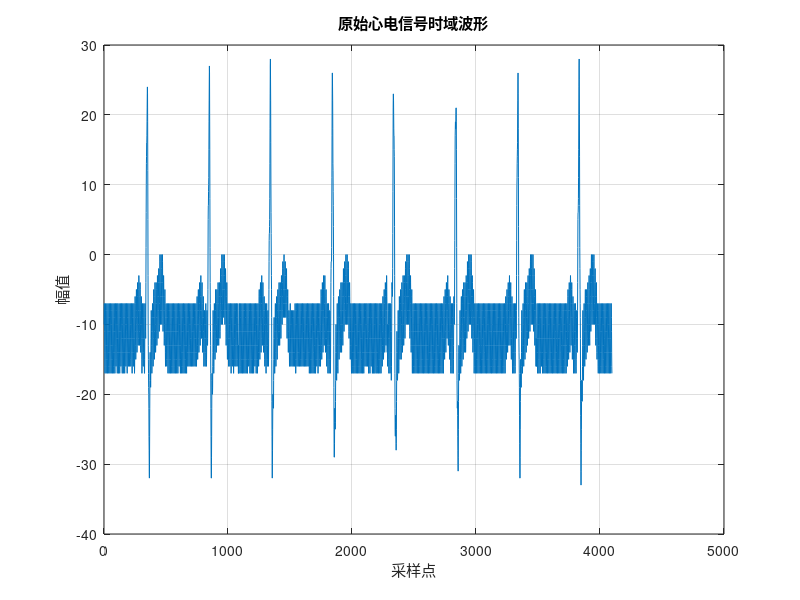
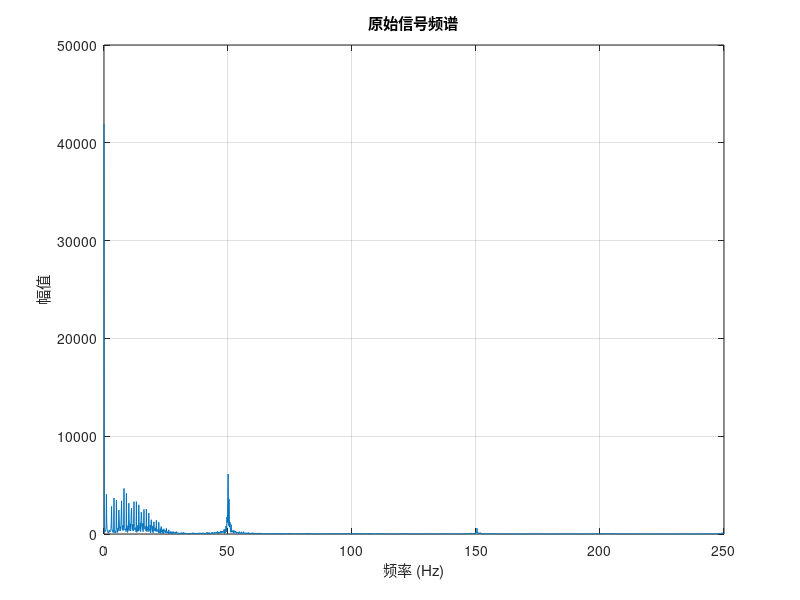
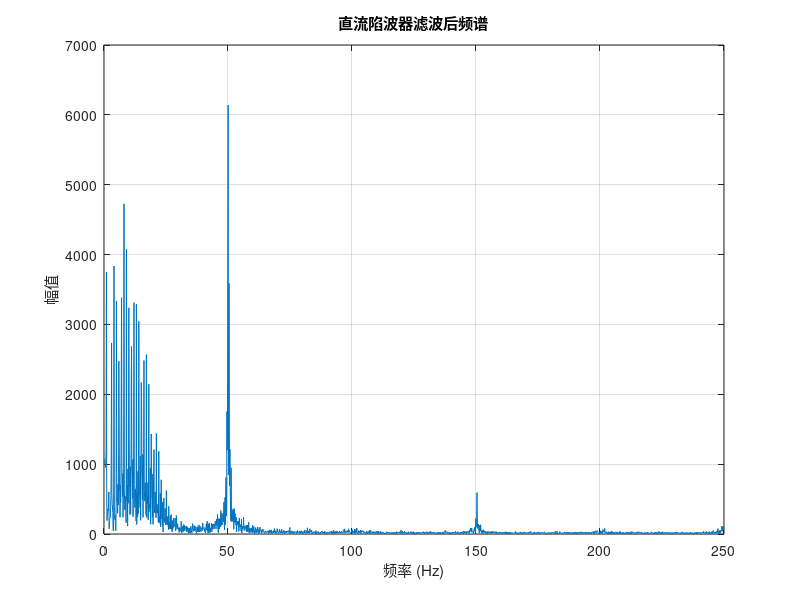
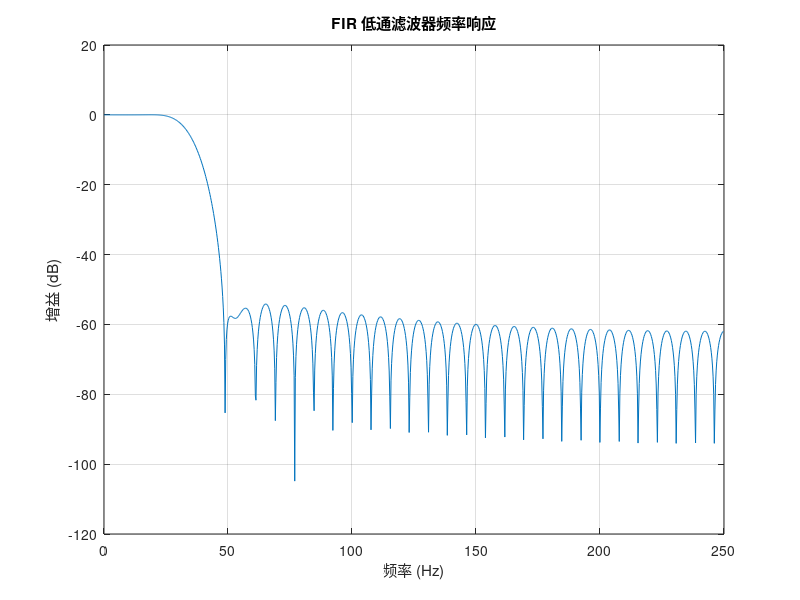

These figures' MATLAB source, in order: (Note: this script raises an error after producing the figures.)
% 读取心电信号数据
dataLen = 4096;  % 数据长度
fs = 500;        % 采样频率 (Hz)
fid = fopen('serial_data_raw2000.dat', 'rb');
raw_data = fread(fid, [2, dataLen], 'uint8');
fclose(fid);

% 重新组合16位数据（低位在前，高位在后）
data = raw_data(1, :) + raw_data(2, :) * 256;
data(data > 32768) = data(data > 32768) - 65536;  % 转换为补码表示

% 绘制原始信号波形
figure;
plot(data);
title('原始心电信号时域波形');
xlabel('采样点');
ylabel('幅值');
grid on;

% 分析原始数据频谱
N = length(data);  % 数据长度
freq = (0:N-1) * fs / N;  % 频率坐标 (Hz)
spectrum = abs(fft(data));  % 计算频谱
figure;
plot(freq(1:N/2), spectrum(1:N/2));
title('原始信号频谱');
xlabel('频率 (Hz)');
ylabel('幅值');
grid on;

% 设计数字直流陷波器
% 系统函数 H(z) = (1 - z^(-1)) / (1 - a * z^(-1))
a = 0.99;  % 陷波器极点参数
b_dc = [1, -1];
a_dc = [1, -a];
filtered_data_dc = filter(b_dc, a_dc, data);

% 绘制直流陷波器后的频谱
spectrum_dc = abs(fft(filtered_data_dc));
figure;
plot(freq(1:N/2), spectrum_dc(1:N/2));
title('直流陷波器滤波后频谱');
xlabel('频率 (Hz)');
ylabel('幅值');
grid on;

%设计 FIR 数字低通滤波器
cutoff = 35;         % 截止频率 (Hz)
transition_width = 10;  % 过渡带宽度 (Hz)
numtaps = 64;        % 滤波器阶数
fir_coeff = fir1(numtaps, cutoff / (fs / 2), hamming(numtaps + 1));  % Hamming窗设计
filtered_data_lp = filter(fir_coeff, 1, filtered_data_dc);

% 绘制 FIR 滤波器频率响应
[h, w] = freqz(fir_coeff, 1, 1024, fs);
figure;
plot(w, 20*log10(abs(h)));
title('FIR 低通滤波器频率响应');
xlabel('频率 (Hz)');
ylabel('增益 (dB)');
grid on;

% 绘制低通滤波后的频谱
spectrum_lp = abs(fft(filtered_data_lp));
figure;
plot(freq(1:N/2), spectrum_lp(1:N/2));
title('低通滤波后频谱');
xlabel('频率 (Hz)');
ylabel('幅值');
grid on;

% 绘制滤波后波形并限制动态范围
% 动态范围限制
dynamic_range = 120;
min_val = min(filtered_data_lp);
max_val = max(filtered_data_lp);
scaled_data = dynamic_range * (filtered_data_lp - min_val) / (max_val - min_val);

% 绘制归一化后的波形
figure;
plot(scaled_data);
title('滤波后心电信号波形（归一化）');
xlabel('采样点');
ylabel('幅值');
grid on;

% 比较滤波前后频谱
figure;
plot(freq(1:N/2), spectrum(1:N/2), 'b-', 'DisplayName', '原始频谱');
hold on;
plot(freq(1:N/2), spectrum_lp(1:N/2), 'r-', 'DisplayName', '低通滤波后频谱');
hold off;
title('频谱对比');
xlabel('频率 (Hz)');
ylabel('幅值');
legend('show');
grid on;

% 估算心率
[pks, locs] = findpeaks(scaled_data, 'MinPeakHeight', 0.6 * max(scaled_data), 'MinPeakDistance', fs * 0.6);  % 检测波峰
rr_intervals = diff(locs) / fs;  % R-R 间期（秒）
heart_rate = 60 / mean(rr_intervals);  % 平均心率 (bpm)
fprintf('估算的心率：%.2f bpm\n', heart_rate);

% 可视化
figure;
plot(scaled_data);
hold on;
plot(locs, scaled_data(locs), 'rx', 'DisplayName', 'R 波');
hold off;
title('心电信号波形及 R 波检测');
xlabel('采样点');
ylabel('幅值');
legend('show');
grid on;
